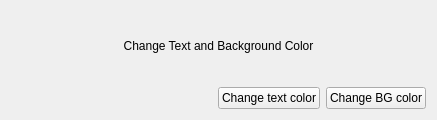
<?xml version="1.0" encoding="UTF-8"?>
<ui version="4.0">
 <class>Widget</class>
 <widget class="QWidget" name="Widget">
  <property name="geometry">
   <rect>
    <x>0</x>
    <y>0</y>
    <width>437</width>
    <height>120</height>
   </rect>
  </property>
  <property name="windowTitle">
   <string>Widget</string>
  </property>
  <layout class="QVBoxLayout" name="verticalLayout">
   <item>
    <widget class="QLabel" name="text_label">
     <property name="text">
      <string>Change Text and Background Color</string>
     </property>
     <property name="alignment">
      <set>Qt::AlignCenter</set>
     </property>
    </widget>
   </item>
   <item>
    <layout class="QHBoxLayout" name="horizontalLayout">
     <item>
      <spacer name="horizontalSpacer">
       <property name="orientation">
        <enum>Qt::Horizontal</enum>
       </property>
       <property name="sizeHint" stdset="0">
        <size>
         <width>40</width>
         <height>20</height>
        </size>
       </property>
      </spacer>
     </item>
     <item>
      <widget class="QPushButton" name="change_textcolor_button">
       <property name="text">
        <string>Change text color</string>
       </property>
      </widget>
     </item>
     <item>
      <widget class="QPushButton" name="change_bgcolor_button">
       <property name="text">
        <string>Change BG color</string>
       </property>
      </widget>
     </item>
    </layout>
   </item>
  </layout>
 </widget>
 <resources/>
 <connections/>
</ui>
